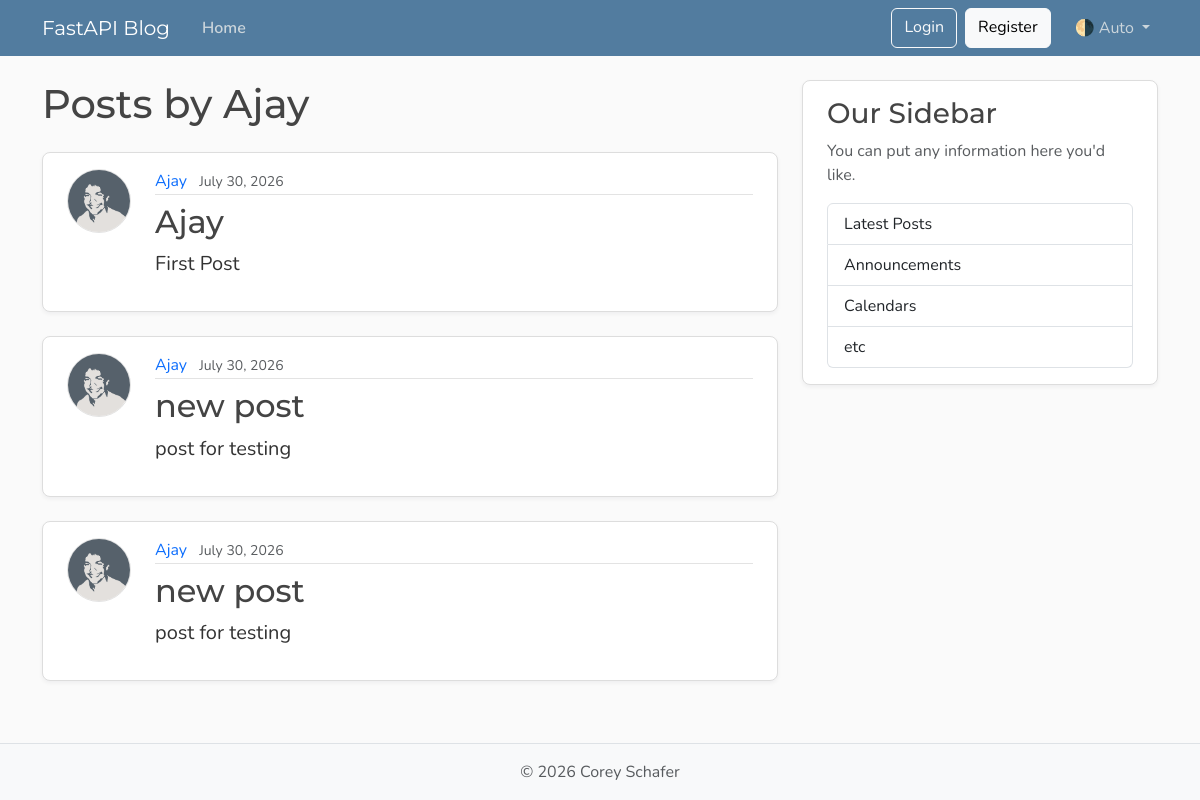
The page /users/3/posts on the database its author committed.
### models.py (models this page shows, shortened)
class User(Base):
    __tablename__ = "users"
    id: Mapped[int] = mapped_column(Integer, primary_key=True, index=True)
    username: Mapped[str] = mapped_column(String(50), unique=True, nullable=False)
    email: Mapped[str] = mapped_column(String(120), unique=True, nullable=False)
    image_file: Mapped[str | None] = mapped_column(String(200), nullable=True, default=None )
    posts: Mapped[list[Post]] = relationship(
        back_populates="author",
        cascade= "all, delete-orphan", # if user is deleted it should delete all of there posts
    )

class Post(Base):
    __tablename__ = "posts"
    id: Mapped[int] = mapped_column(Integer, primary_key=True, index=True)
    title: Mapped[str] = mapped_column(String(100),nullable=False)
    content: Mapped[str] = mapped_column(Text,nullable=False )
    user_id: Mapped[int] = mapped_column(
        ForeignKey("users.id"),
        nullable=False,
        index=True,
    )
    date_posted: Mapped[datetime] = mapped_column(
        DateTime(timezone=True),
        default=lambda: datetime.now(UTC),
    )
    author: Mapped[User] = relationship(
        back_populates="posts"
    )

### main.py (the view)
@app.get("/users/{user_id}/posts", include_in_schema=False, name="user_posts")
def user_posts_page(
    request: Request,
    user_id: int,
    db: Annotated[Session, Depends(get_db)],
):
    result = db.execute(select(models.User).where(models.User.id == user_id))
    user = result.scalars().first()
    if not user:
        raise HTTPException(
            status_code=status.HTTP_404_NOT_FOUND,
            detail="User not found",
        )
    result = db.execute(select(models.Post).where(models.Post.user_id == user_id))
    posts = result.scalars().all()
    return templates.TemplateResponse(
        request,
        "user_posts.html",
        {"posts": posts, "user": user, "title": f"{user.username}'s Posts"},
    )

### templates/user_posts.html
{% extends "layout.html" %}
{% block content %}
  <h1 class="mb-4">Posts by {{ user.username }}</h1>
  {% for post in posts %}
    <article class="content-section py-3 px-4 mb-4">
      <div class="d-flex align-items-start gap-4">
        <img class="rounded-circle article-img flex-shrink-0"
             src="{{ post.author.image_path }}"
             alt="{{ post.author.username }}'s profile picture"
             width="64"
             height="64"
             loading="lazy">
        <div class="flex-grow-1">
          <div class="article-metadata mb-2">
            <a class="me-2"
               href="{{ url_for('user_posts', user_id=post.author.id) }}">{{ post.author.username }}</a>
            <small class="text-body-secondary">{{ post.date_posted.strftime("%B %d, %Y") }}</small>
          </div>
          <h2>
            <a class="article-title"
               href="{{ url_for('post_page', post_id=post.id) }}">{{ post.title }}</a>
          </h2>
          <p class="article-content">{{ post.content }}</p>
        </div>
      </div>
    </article>
  {% else %}
    <p class="text-body-secondary">No posts by this user yet.</p>
  {% endfor %}
{% endblock content %}

### static/css/main.css (style rules this page uses)
:root { --font-heading: "Montserrat", system-ui, -apple-system, BlinkMacSystemFont, sans-serif; --font-body: "Nunito", system-ui, -apple-system, BlinkMacSystemFont, sans-serif; --color-bg-body: #fafafa; --color-bg-content: #ffffff; --color-text-primary: #333333; --color-text-heading: #444444; --color-steel: #527c9f; --color-nav-link: #cbd5db; --color-nav-link-hover: #ffffff; --color-link-hover: #428bca; --color-border: #dddddd; --color-border-light: #e3e3e3; --spacing-xl: 5rem; --article-img-size: 4rem; --account-img-size: 7.813rem; }
body { font-family: var(--font-body); background: var(--color-bg-body); color: var(--color-text-primary); }
h1, h2, h3, h4, h5, h6 { font-family: var(--font-heading); color: var(--color-text-heading); }
a { text-decoration: none; }
.content-section { background: var(--color-bg-content); border: 1px solid var(--color-border); border-radius: 0.5rem; box-shadow: 0 2px 4px rgba(15, 23, 42, 0.05); transition: box-shadow 0.15s ease, transform 0.15s ease, border-color 0.15s ease; }
.article-title { color: var(--color-text-heading); transition: color 0.2s ease-in-out; }
.article-content { white-space: pre-line; font-size: 1.25rem; }
.article-img { height: var(--article-img-size); width: var(--article-img-size); flex-shrink: 0; object-fit: cover; border: 1px solid var(--color-border-light); box-shadow: 0 0 0 2px var(--color-bg-content); }
.article-metadata { padding-bottom: 0.063rem; border-bottom: 1px solid var(--color-border-light); }
.article-metadata a { transition: color 0.2s ease-in-out; }

### rows shown on the page
User: username "Ajay"
Post: author.image_path (picture), author.username "Ajay", date_posted "July 30, 2026", title "Ajay", content "First Post"
Post: author.image_path (picture), author.username "Ajay", date_posted "July 30, 2026", title "new post", content "post for testing"
Post: author.image_path (picture), author.username "Ajay", date_posted "July 30, 2026", title "new post", content "post for testing"
